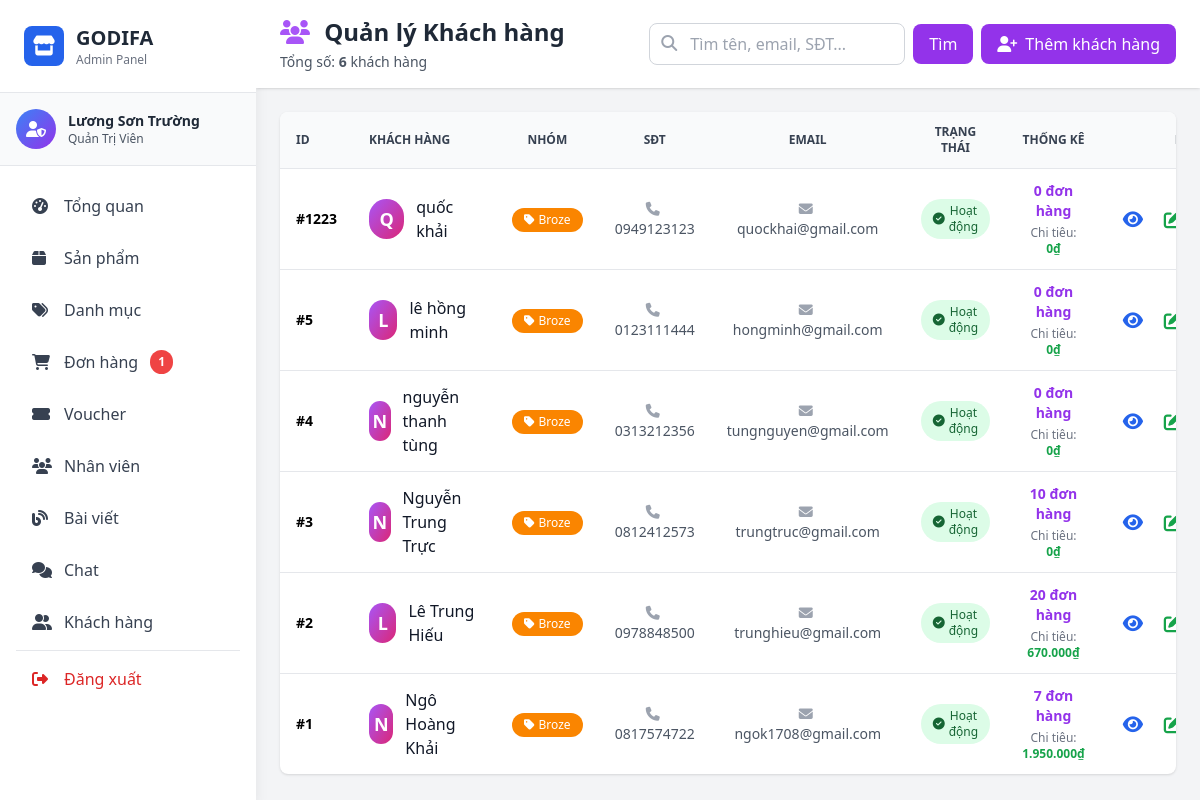
/admin/pages/customers.php (signed in), run on the app's committed database.
### tables this page shows
CREATE TABLE IF NOT EXISTS `customer` (
  `customerID` int NOT NULL AUTO_INCREMENT,
  `customerName` varchar(100) NOT NULL,
  `phone` text NOT NULL,
  `email` varchar(100) NOT NULL,
  `password` varchar(100) NOT NULL,
  `status` tinyint(1) NOT NULL DEFAULT '1' COMMENT '1=Hoạt động, 0=Đã khóa',
  `groupID` int DEFAULT NULL COMMENT 'ID nhóm khách hàng',
  PRIMARY KEY (`customerID`),
  UNIQUE KEY `email` (`email`),
  KEY `idx_status` (`status`),
  KEY `idx_groupID` (`groupID`)
);

CREATE TABLE IF NOT EXISTS `customer_group` (
  `groupID` int NOT NULL AUTO_INCREMENT,
  `groupName` varchar(100) NOT NULL COMMENT 'Tên nhóm',
  `description` text COMMENT 'Mô tả nhóm',
  `minSpent` decimal(10,0) DEFAULT '0' COMMENT 'Chi tiêu tối thiểu để vào nhóm',
  `maxSpent` decimal(10,0) DEFAULT NULL COMMENT 'Chi tiêu tối đa (NULL = không giới hạn)',
  `color` varchar(7) DEFAULT '#6366f1' COMMENT 'Màu sắc hiển thị (hex color)',
  `createdAt` timestamp NOT NULL DEFAULT CURRENT_TIMESTAMP,
  PRIMARY KEY (`groupID`)
);

### model/mCustomer.php (called while the page is built, shortened)
<?php
require_once __DIR__ . '/database.php';
class Customer {
    private $conn;
    public function __construct() {
        $db = new clsKetNoi();
        $this->conn = $db->moKetNoi();
    }
    public function getAllCustomers() {
        $sql = "SELECT c.*, cg.groupName, cg.color as groupColor
                FROM customer c
                LEFT JOIN customer_group cg ON c.groupID = cg.groupID
                ORDER BY c.customerID DESC";
        $result = mysqli_query($this->conn, $sql);
        $customers = [];
        while ($row = mysqli_fetch_assoc($result)) {
            $customers[] = $row;
        }
        return $customers;
    }
    public function countCustomers() {
        $sql = "SELECT COUNT(*) as total FROM customer";
        $result = mysqli_query($this->conn, $sql);
        $row = mysqli_fetch_assoc($result);
        return $row['total'];
    }
    public function getCustomerStats($customerID) {
        $sql = "SELECT
                    COUNT(o.orderID) as totalOrders,
                    COALESCE(SUM(CASE WHEN o.paymentStatus = 'Đã thanh toán' THEN o.totalAmount ELSE 0 END), 0) as totalSpent,
                    MAX(o.orderDate) as lastOrderDate
                FROM `order` o
                WHERE o.customerID = ?";
        $stmt = mysqli_prepare($this->conn, $sql);
        mysqli_stmt_bind_param($stmt, "i", $customerID);
        mysqli_stmt_execute($stmt);
        $result = mysqli_stmt_get_result($stmt);
        return mysqli_fetch_assoc($result);
    }
}
?>

### model/database.php (called while the page is built, shortened)
<?php
class Database {
    private static $instance = null;
    private $connection;
    private function __construct() {
        try {
            $this->connection = mysqli_connect(
                self::DB_HOST,
                self::DB_USER,
                self::DB_PASS,
                self::DB_NAME
            );
            mysqli_set_charset($this->connection, self::DB_CHARSET);
        } catch (Exception $e) {
            die("Database Error: " . $e->getMessage());
        }
    }
    public static function getInstance() {
        if (self::$instance === null) {
            self::$instance = new self();
        }
        return self::$instance;
    }
    public function getConnection() {
        return $this->connection;
    }
}
class clsKetNoi {
    public function moKetNoi() {
        return Database::getInstance()->getConnection();
    }
}
?>

### controller/admin/cCustomer.php (called while the page is built, shortened)
<?php
require_once __DIR__ . '/../../model/mCustomer.php';
class cCustomer {
    private $customerModel;
    public function __construct() {
        $this->customerModel = new Customer();
    }
    public function getAllCustomers() {
        return $this->customerModel->getAllCustomers();
    }
    public function getCustomerStats($customerID) {
        return $this->customerModel->getCustomerStats($customerID);
    }
    public function countCustomers() {
        return $this->customerModel->countCustomers();
    }
}
?>

### admin/middleware/auth.php (called while the page is built, shortened)
<?php
function hasPermission($permission) {
    global $rolePermissions;
    $userRole = $_SESSION['role_id'] ?? 0;
    return in_array($permission, $rolePermissions[$userRole]);
}
?>

### admin/pages/customers.php (the view, shortened to what this page needs)
<?php
require_once __DIR__ . '/../middleware/auth.php';
require_once __DIR__ . '/../../controller/admin/cCustomer.php';
require_once __DIR__ . '/../../model/mCustomer.php';
$customerController = new cCustomer();
$searchKeyword = isset($_GET['search']) ? trim($_GET['search']) : '';
if ($searchKeyword) {
    $customers = $customerController->searchCustomers($searchKeyword);
} else {
    $customers = $customerController->getAllCustomers();
}
$totalCustomers = $customerController->countCustomers();
include __DIR__ . '/../includes/header.php';
?>
<div class="flex h-screen bg-gray-100">
    <?php include __DIR__ . '/../includes/sidebar.php'; ?>
    <div class="flex-1 overflow-y-auto ml-64">
        <div class="bg-white shadow sticky top-0 z-10">
            <div class="px-4 md:px-6 py-4 flex flex-wrap justify-between items-center gap-4">
                <div>
                    <h1 class="text-xl md:text-2xl font-bold text-gray-800">
                        <i class="fas fa-users text-purple-500 mr-2"></i>
                        Quản lý Khách hàng
                    </h1>
                    <p class="text-sm text-gray-600 mt-1">
                        Tổng số: <strong><?php echo $totalCustomers; ?></strong> khách hàng
                    </p>
                </div>
                <div class="flex items-center space-x-2">
                    <form method="GET" class="flex items-center">
                        <div class="relative">
                            <input type="text" name="search" value="<?php echo htmlspecialchars($searchKeyword); ?>"
                                   placeholder="Tìm tên, email, SĐT..."
                                   class="pl-10 pr-4 py-2 border border-gray-300 rounded-lg focus:outline-none focus:ring-2 focus:ring-purple-500 w-64">
                            <i class="fas fa-search absolute left-3 top-3 text-gray-400"></i>
                        </div>
                        <button type="submit" class="ml-2 px-4 py-2 bg-purple-600 text-white rounded-lg hover:bg-purple-700">
                            Tìm
                        </button>
                    </form>
                    <?php if (hasPermission('manage_users')): ?>
                    <button onclick="openAddModal()"
                            class="px-4 py-2 bg-purple-600 text-white rounded-lg hover:bg-purple-700 transition-colors flex items-center">
                        <i class="fas fa-user-plus mr-2"></i>
                        Thêm khách hàng
                    </button>
                    <?php endif; ?>
                </div>
            </div>
        </div>
        <div class="p-4 md:p-6">
            <div class="bg-white rounded-lg shadow overflow-hidden">
                <div class="overflow-x-auto">
                    <table class="w-full">
                        <thead class="bg-gray-50 border-b">
                            <tr>
                                <th class="px-4 py-3 text-left text-xs font-semibold text-gray-700 uppercase">ID</th>
                                <th class="px-4 py-3 text-left text-xs font-semibold text-gray-700 uppercase">Khách hàng</th>
                                <th class="px-4 py-3 text-center text-xs font-semibold text-gray-700 uppercase">Nhóm</th>
                                <th class="px-4 py-3 text-center text-xs font-semibold text-gray-700 uppercase">SĐT</th>
                                <th class="px-4 py-3 text-center text-xs font-semibold text-gray-700 uppercase">Email</th>
                                <th class="px-4 py-3 text-center text-xs font-semibold text-gray-700 uppercase">Trạng thái</th>
                                <th class="px-4 py-3 text-center text-xs font-semibold text-gray-700 uppercase">Thống kê</th>
                                <th class="px-4 py-3 text-center text-xs font-semibold text-gray-700 uppercase">Hành động</th>
                            </tr>
                        </thead>
                        <tbody class="divide-y divide-gray-200">
                            <?php if (empty($customers)): ?>
                            <tr>
                                <td colspan="8" class="px-4 py-8 text-center text-gray-500">
                                    <i class="fas fa-users text-4xl mb-2 text-gray-300"></i>
                                    <p>Không tìm thấy khách hàng nào</p>
                                </td>
                            </tr>
                            <?php else: ?>
                                <?php foreach ($customers as $customer): ?>
                                <?php
                                $customerID = $customer['customerID'] ?? 0;
                                $customerName = $customer['customerName'] ?? 'N/A';
                                $phone = $customer['phone'] ?? '';
                                $email = $customer['email'] ?? '';
                                $status = $customer['status'] ?? 1;
                                $groupName = $customer['groupName'] ?? 'Khách hàng thường';
                                $groupColor = $customer['groupColor'] ?? '#9ca3af';
                                $stats = $customerController->getCustomerStats($customerID);
                                $totalOrders = $stats['totalOrders'] ?? 0;
                                $totalSpent = $stats['totalSpent'] ?? 0;
                                ?>
                                <tr class="hover:bg-gray-50">
                                    <td class="px-4 py-3 text-sm font-semibold">#<?php echo $customerID; ?></td>
                                    <td class="px-4 py-3">
                                        <div class="flex items-center">
                                            <div class="w-10 h-10 bg-gradient-to-br from-purple-500 to-pink-600 rounded-full flex items-center justify-center mr-3">
                                                <span class="text-white font-bold text-lg">
                                                    <?php echo strtoupper(substr($customerName, 0, 1)); ?>
                                                </span>
                                            </div>
                                            <div>
                                                <div class="font-medium text-gray-900"><?php echo htmlspecialchars($customerName); ?></div>
                                            </div>
                                        </div>
                                    </td>
                                    <td class="px-4 py-3 text-center">
                                        <span class="inline-flex items-center px-3 py-1 rounded-full text-xs font-medium text-white"
                                              style="background-color: <?php echo $groupColor; ?>">
                                            <i class="fas fa-tag mr-1"></i>
                                            <?php echo htmlspecialchars($groupName); ?>
                                        </span>
                                    </td>
                                    <td class="px-4 py-3 text-center text-sm text-gray-600">
                                        <i class="fas fa-phone mr-1 text-gray-400"></i>
                                        <?php echo htmlspecialchars($phone); ?>
                                    </td>
                                    <td class="px-4 py-3 text-center text-sm text-gray-600">
                                        <i class="fas fa-envelope mr-1 text-gray-400"></i>
                                        <?php echo htmlspecialchars($email); ?>
                                    </td>
                                    <td class="px-4 py-3 text-center">
                                        <?php if ($status == 1): ?>
                                            <span class="inline-flex items-center px-3 py-1 rounded-full text-xs font-medium bg-green-100 text-green-800">
                                                <i class="fas fa-check-circle mr-1"></i>
                                                Hoạt động
                                            </span>
                                        <?php endif; ?>
                                    </td>
                                    <td class="px-4 py-3 text-center">
                                        <div class="text-sm">
                                            <div class="font-semibold text-purple-600">
                                                <?php echo $totalOrders; ?> đơn hàng
                                            </div>
                                            <div class="text-xs text-gray-500 mt-1">
                                                Chi tiêu: <strong class="text-green-600"><?php echo number_format($totalSpent, 0, ',', '.'); ?>₫</strong>
                                            </div>
                                        </div>
                                    </td>
                                    <td class="px-4 py-3 text-center">
                                        <div class="flex justify-center items-center space-x-2">
                                            <button onclick='viewCustomerDetail(<?php echo $customerID; ?>)'
                                                    class="text-blue-600 hover:text-blue-800 w-8 h-8 flex items-center justify-center" title="Xem chi tiết">
                                                <i class="fas fa-eye text-lg"></i>
                                            </button>
                                            <?php if (hasPermission('manage_users')): ?>
                                            <button onclick='openEditModal(<?php echo json_encode($customer, JSON_HEX_APOS); ?>)'
                                                    class="text-green-600 hover:text-green-800 w-8 h-8 flex items-center justify-center" title="Sửa">
                                                <i class="fas fa-edit text-lg"></i>
                                            </button>
                                            <?php endif; ?>
                                        </div>
                                    </td>
                                        </div>
                                </tr>
                                <?php endforeach; ?>
                            <?php endif; ?>
<?php include __DIR__ . '/../includes/footer.php'; ?>

### admin/pages/customers.php (style rules this page uses)
table { width: 100%; border-collapse: collapse; }
table th, table td { word-wrap: break-word; overflow-wrap: break-word; vertical-align: middle; }
table td button { padding: 0.25rem; transition: all 0.2s ease; }

### data on the page
customer: customerID "1223", customerName "Q", customerName "quốc khải", groupID.groupName "Broze", phone "0949123123", email "quockhai@gmail.com", status 1 (drawn), totalOrders "0", totalSpent "0"
customer: customerID "5", customerName "L", customerName "lê hồng minh", groupID.groupName "Broze", phone "0123111444", email "hongminh@gmail.com", status 1 (drawn), totalOrders "0", totalSpent "0"
customer: customerID "4", customerName "N", customerName "nguyễn thanh tùng", groupID.groupName "Broze", phone "0313212356", email "tungnguyen@gmail.com", status 1 (drawn), totalOrders "0", totalSpent "0"
customer: customerID "3", customerName "N", customerName "Nguyễn Trung Trực", groupID.groupName "Broze", phone "0812412573", email "trungtruc@gmail.com", status 1 (drawn), totalOrders "10", totalSpent "0"
customer: customerID "2", customerName "L", customerName "Lê Trung Hiếu", groupID.groupName "Broze", phone "0978848500", email "trunghieu@gmail.com", status 1 (drawn), totalOrders "20", totalSpent "670.000"
customer: customerID "1", customerName "N", customerName "Ngô Hoàng Khải", groupID.groupName "Broze", phone "0817574722", email "ngok1708@gmail.com", status 1 (drawn), totalOrders "7", totalSpent "1.950.000"

### other printed values
$_SESSION['user_name'] "Lương Sơn Trường"
getRoleName($_SESSION['role_id']) "Quản Trị Viên"
$pendingOrdersCount "1"
$totalCustomers "6"
